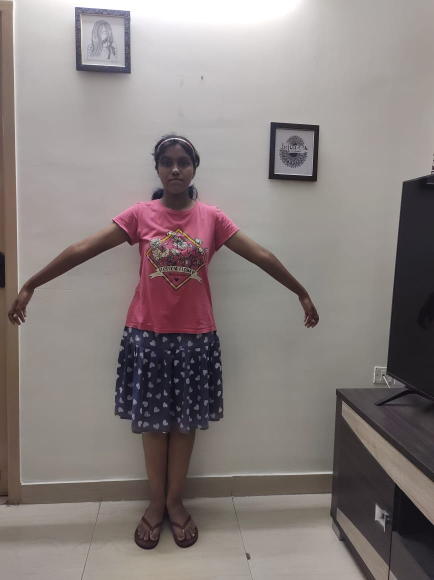
#> input picture hands_sample.jpg, 868 x 1160 px (shown at 1/2 size); its folder holds only this picture in this run
$ python -i Find_your_fit.py   (imports and definitions only)
#> lines starting #> are read from the running program, lines starting #| are printed output that depends on the picture; pictures that were not available may be replaced by others from this repository, and a replacement may not be noted
#!/usr/bin/env python
# coding: utf-8

# In[3]:


from sklearn.model_selection import train_test_split
from sklearn.ensemble import RandomForestClassifier
from sklearn.metrics import accuracy_score
from sklearn.preprocessing import LabelEncoder
from skimage import io, color, filters, feature
import os
import cv2, warnings
import numpy as np
import matplotlib.pyplot as plt

# --- Predict Dress Size for a New Image ---
def predict_size(new_image):
    image_folder = 'Front image'
    images, labels = load_and_preprocess_images(image_folder)

    # --- Encode Dress Sizes (Map labels to numerical values) ---
    le = LabelEncoder()
    y = le.fit_transform(labels)

    # --- Split Data into Training and Testing Sets ---
    X_train, X_test, y_train, y_test = train_test_split(images, y, test_size=0.2, random_state=42)

    # --- Create and Train the Model ---
    model = RandomForestClassifier(n_estimators=100, random_state=42)
    model.fit(X_train, y_train)

    # --- Make Predictions ---
    y_pred = model.predict(X_test)

    # --- Evaluate Model Accuracy ---
    accuracy = accuracy_score(y_test, y_pred)
    #print("Accuracy:", accuracy)
    #new_image_path = "Front image/woman7.jpg"
    new_image_features = extract_features(new_image)
    print("New image:", new_image)
    print("New image features:", new_image_features)
    predicted_size = le.inverse_transform(model.predict([new_image_features]))[0]
    print("Predicted Dress Size:", predicted_size)
    return predicted_size

# --- Sample Data Preparation (Replace with your actual data) ---
# Assuming you have a list of image filenames and corresponding dress sizes
#image_filenames = ['image1.jpg', 'image2.jpg', 'image3.jpg', ...]
#dress_sizes = ['S', 'M', 'L', ...]

# --- Feature Extraction using scikit-image ---
def extract_features(image_path):
    """
    Extracts features from an image using scikit-image.

    Args:
        image_path: Path to the image file.

    Returns:
        A NumPy array containing the extracted features.
    """
    img = io.imread(image_path)

    img_gray = color.rgb2gray(img)

    #features = []
# Suppress the warning (not recommended)
    warnings.filterwarnings("ignore", message="Applying `local_binary_pattern` to floating-point images")
    # Extract features (example: edges, local binary patterns)
    edges = filters.sobel(img_gray)
    lbp = feature.local_binary_pattern(img_gray, P=8, R=1, method='uniform')

    # Calculate feature statistics (mean, standard deviation, etc.)
    edge_mean = np.mean(edges)
    edge_std = np.std(edges)
    lbp_hist, _ = np.histogram(lbp.ravel(), bins=np.arange(0, 59 + 3), range=(0, 59))

    # Combine features into a single array
    features = np.array([edge_mean, edge_std])  # Create an array with edge_mean and edge_std
    features = np.concatenate((features, lbp_hist))  # Concatenate with lbp_hist
    return features

# [7 lines of commented-out code are left out]
def load_and_preprocess_images(image_folder):
    images = []
    labels = []

    for filename in os.listdir(image_folder):
        img_path = os.path.join(image_folder, filename)
        if is_hidden(img_path):
            print("hidden file")
        elif os.path.isfile(img_path) and not is_hidden(img_path):
            features = extract_features(img_path)
            label = classify_image_size(img_path)  # Use a simple classification rule or a pre-trained model

            images.append(features)
            labels.append(label)

    return np.array(images), np.array(labels)

# Skip hidden files
def is_hidden(file):
    return file.startswith('.')

# Classify images
def classify_image_size(image_path):
    img = cv2.imread(image_path)
    height, width, _ = img.shape

    # Define size thresholds (adjust as needed)
    small_threshold = 300
    medium_threshold = 700

    if width < small_threshold:
        return "S"
    elif width < medium_threshold:
        return "M"
    else:
        return "L"

# image_folder = 'Front image'
# images, labels = load_and_preprocess_images(image_folder)

# # --- Encode Dress Sizes (Map labels to numerical values) ---
# le = LabelEncoder()
# y = le.fit_transform(labels)

# # --- Split Data into Training and Testing Sets ---
# X_train, X_test, y_train, y_test = train_test_split(images, y, test_size=0.2, random_state=42)

# # --- Create and Train the Model ---
# model = RandomForestClassifier(n_estimators=100, random_state=42)
# model.fit(X_train, y_train)

# # --- Make Predictions ---
# y_pred = model.predict(X_test)

# # --- Evaluate Model Accuracy ---
# accuracy = accuracy_score(y_test, y_pred)
# #print("Accuracy:", accuracy)


# In[ ]:


# In[ ]:

>>> import cv2
>>> picture = cv2.imread('hands_sample.jpg', cv2.IMREAD_GRAYSCALE)
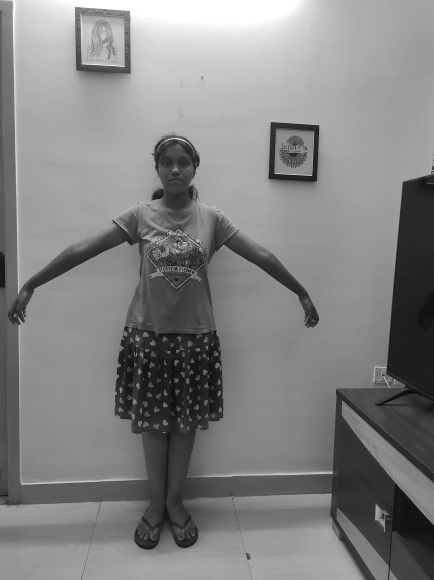
#> picture: shape (1160, 868) (shown at 1/2 size); min 0, max 255, mean 130.6
>>> result = predict_size(picture)
#> in extract_features, `edges = filters.sobel(img_gray)`:
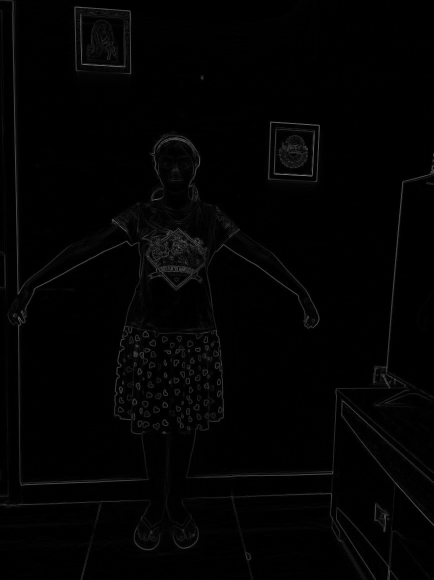
#> edges: shape (1160, 868) float64 (shown at 1/2 size); min 0, max 0.527, mean 0.0123
#> in extract_features, `lbp = feature.local_binary_pattern(img_gray, P=8, R=1, method='uniform')`:
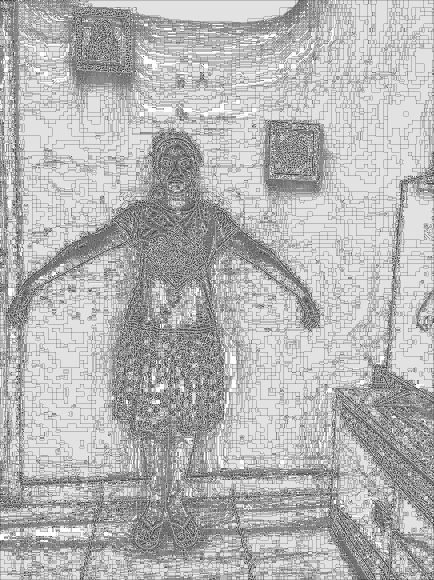
#> lbp: shape (1160, 868) float64 (shown at 1/2 size); min 0, max 9, mean 6.42; drawn with min black and max white
#> in extract_features, `edge_mean = np.mean(edges)`: edge_mean = 0.0123
#> in extract_features, `edge_std = np.std(edges)`: edge_std = 0.0349
#> in extract_features, `lbp_hist, _ = np.histogram(lbp.ravel(), bins=np.arange(0, 59 + 3), ran..`: lbp_hist = 61 values, max 483243 at index 8, min 0 at index 10, mean 16506.2
#> in extract_features, `features = np.array([edge_mean, edge_std])`: features = [0.0123, 0.0349]
#> in extract_features, `features = np.concatenate((features, lbp_hist))`: features = 63 values, max 483243 at index 10, min 0 at index 12, mean 15982.2
#> in classify_image_size, img is the input picture: shape (1160, 868, 3); mean B, G, R 126.7, 128.3, 136.9
#> in predict_size, `y = le.fit_transform(labels)`: y = [0]
#> (the run stopped early here; a loop or call above may not have finished)

$ run again, on fyf processing.jpg
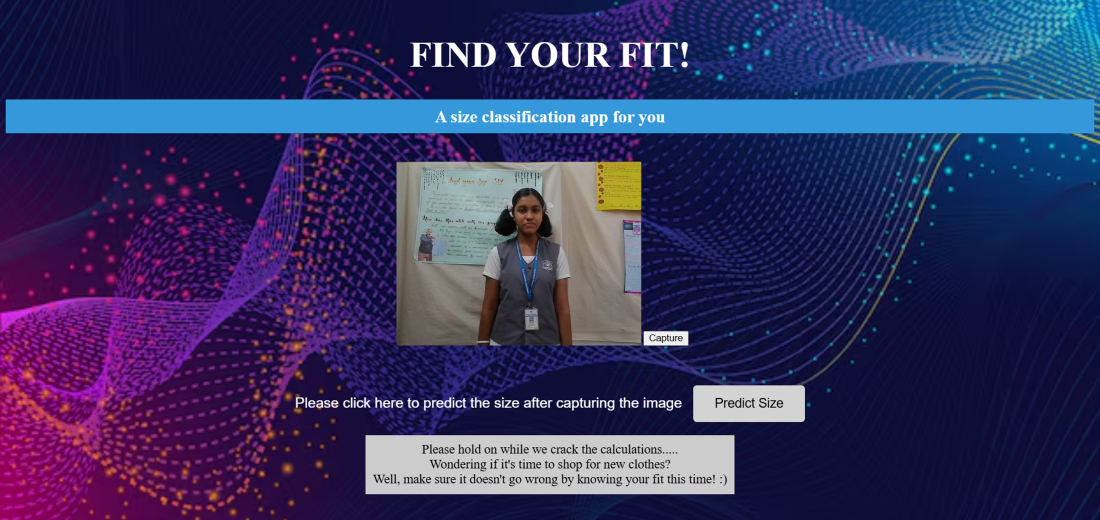
#> input picture fyf processing.jpg, 4400 x 2080 px (shown at 1/4 size)
#> in extract_features, `edges = filters.sobel(img_gray)`:
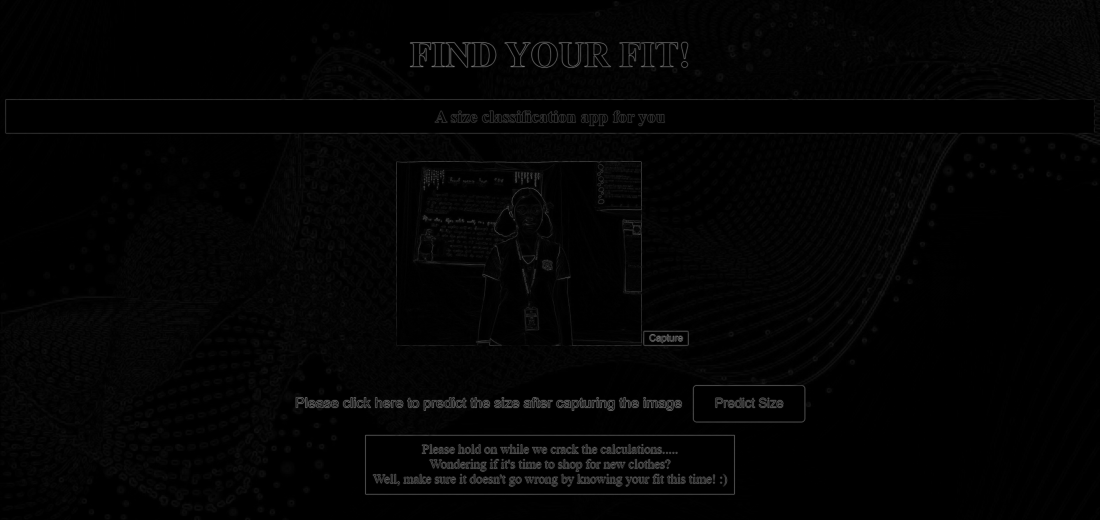
#> edges: shape (2080, 4400) float64 (shown at 1/4 size); min 0, max 0.668, mean 0.0153
#> in extract_features, `lbp = feature.local_binary_pattern(img_gray, P=8, R=1, method='uniform')`:
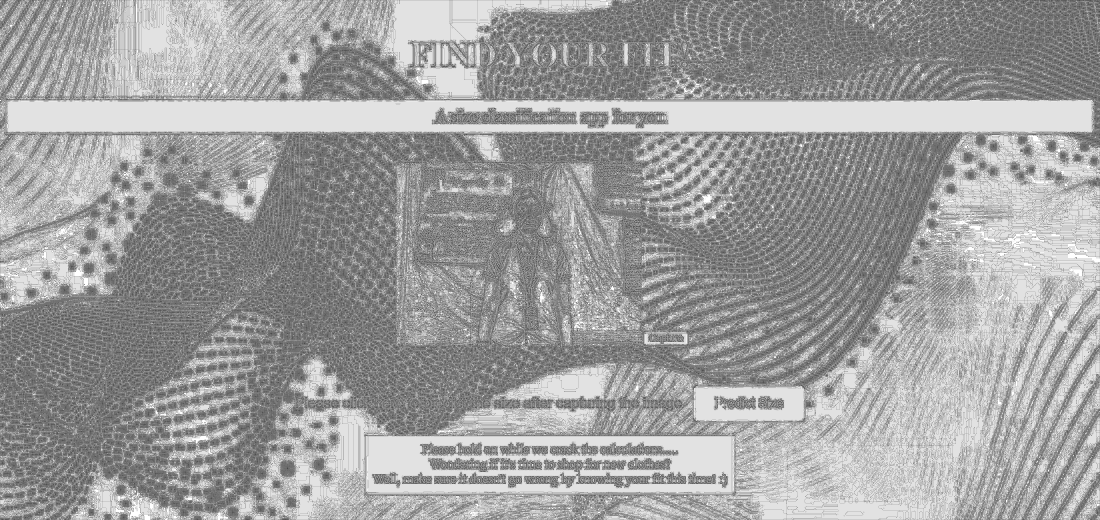
#> lbp: shape (2080, 4400) float64 (shown at 1/4 size); min 0, max 9, mean 5.63; drawn with min black and max white
#> edge_mean = 0.0153
#> edge_std = 0.0422
#> lbp_hist = 61 values, max 2809546 at index 8, min 0 at index 10, mean 150032.8
#> in extract_features, `features = np.array([edge_mean, edge_std])`: features = [0.0153, 0.0422]
#> in extract_features, `features = np.concatenate((features, lbp_hist))`: features = 63 values, max 2809546 at index 10, min 0 at index 12, mean 145269.8
#> in classify_image_size, img is the input picture: shape (2080, 4400, 3); mean B, G, R 96.6, 50.4, 52
#> y = [0]
